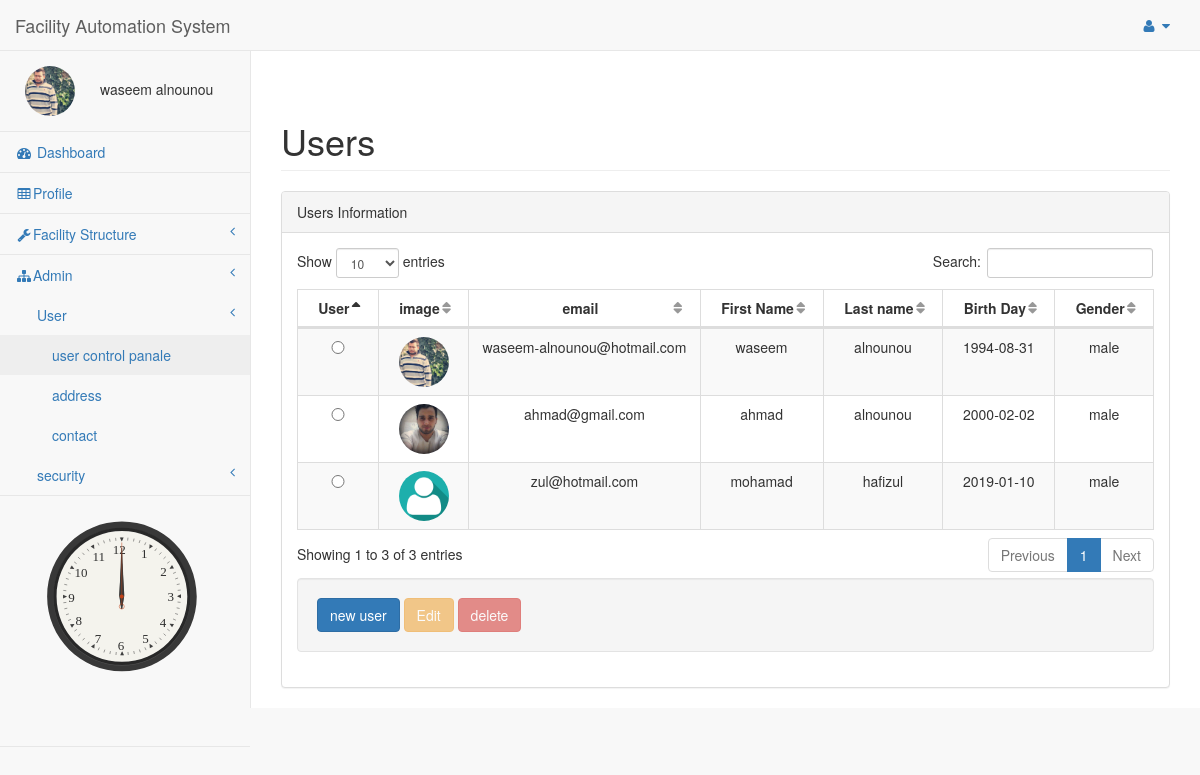
The page /FAS/pages/add_user.php (signed in) on the database its author committed.
### tables this page shows
CREATE TABLE IF NOT EXISTS `user` (
  `Id` int(10) UNSIGNED NOT NULL AUTO_INCREMENT,
  `First_Name` varchar(30) DEFAULT NULL,
  `Last_Name` varchar(30) DEFAULT NULL,
  `password` varchar(30) NOT NULL,
  `email` varchar(50) DEFAULT NULL,
  `Img` varchar(50) DEFAULT NULL,
  `Birthday` date DEFAULT NULL,
  `Gender` int(11) DEFAULT NULL,
  PRIMARY KEY (`Id`)
);

### FAS/pages/add_user.php (the view, shortened to what this page needs)
<?php
try{
include("config.php");
 $UID=$_SESSION['user_Id'];
 $dbdlt=FALSE;$dbupd=FALSE;$dbins=FALSE;$dbdis=FALSE;
     if($UID==NULL){
      Redirect('login.php', false);
   }else{
      $sql = "SELECT * FROM user WHERE Id ='$UID'";
      $result = mysqli_query($db,$sql);
      $row = mysqli_fetch_array($result,MYSQLI_ASSOC);
      $count = mysqli_num_rows($result);
      if($count == 1) {
         $user_name = $row["First_Name"]. " " .$row["Last_Name"];
         $user_Img=$row["Img"];
      }else{
        Redirect('login.php', false);
      }
   }
    function  filltable($db){
    if (!$db) {
    die("Connection failed: " . mysqli_connect_error());
}
else
{
 $sql = "SELECT * FROM user";
 $result = mysqli_query($db, $sql);
 $count = mysqli_num_rows($result);
    if ($count > 0) {
    while($row = mysqli_fetch_assoc($result)) {
    if($row["Gender"]==1){$g='male';}else{$g='female';}
    if($row['Img']==""){$img="/FAS/img/user/user.jpg";}else{$img=$row['Img'];}
        echo "<tr id='".$row["Id"]."' ><td>" . "<input type='radio'  class='btn btn-warning btn-lg btn-block' name='selectedrow' " . "value='".$row["Id"]."'/>". "</td><td>"."<img src='" .$img."' alt='user img' width='50' height='50' >". "</td><td data-value='email' >". $row["email"]. "</td><td data-value='fn' >".  $row["First_Name"]. "</td><td data-value='ln'>" . $row["Last_Name"]. "</td><td data-value='birthday'>" .  $row["Birthday"]. "</td><td data-value='gender'>". $g."</td></tr>";
    }
  }
else
{
    echo "0 results";
    }
  }
}
}
catch (Exception $e) {
    echo 'Caught exception: ',  $e->getMessage(), "\n";
}
?>
<!DOCTYPE html>
<html lang="en">
<head>
    <link href="../vendor/bootstrap/css/bootstrap.min.css" rel="stylesheet">
    <link href="../vendor/metisMenu/metisMenu.min.css" rel="stylesheet">
    <link href="../vendor/datatables-plugins/dataTables.bootstrap.css" rel="stylesheet">
    <link href="../vendor/datatables-responsive/dataTables.responsive.css" rel="stylesheet">
    <link href="../dist/css/sb-admin-2.css" rel="stylesheet">
    <link href="../vendor/font-awesome/css/font-awesome.min.css" rel="stylesheet" type="text/css">
</head>
<body>
    <div id="wrapper">
        <nav class="navbar navbar-default navbar-static-top" role="navigation" style="margin-bottom: 0">
            <div class="navbar-header">
  <a class="navbar-brand" href="index.php">Facility Automation System</a>
            </div>
            <ul class="nav navbar-top-links navbar-right">
                <li class="dropdown">
                    <a class="dropdown-toggle" data-toggle="dropdown" href="#">
                        <i class="fa fa-user fa-fw"></i> <i class="fa fa-caret-down"></i>
                    </a>
                </li>
            </ul>
            <div class="navbar-default sidebar" role="navigation">
                <div class="sidebar-nav navbar-collapse">
                    <ul class="nav" id="side-menu">
                        <li class="sidebar-search">
                              <div class="row" style="">
<?php
if($user_Img<>''){
    echo  "<img class='userimg' src="."$user_Img". " alt='user image' height='50' width='50' >";
}else
{
    echo  '<img  src="\FAS\img\user\user.jpg" class="userimg"  alt="user image" height="50 width="50" />';
    }
     echo $user_name;
?>
                         </div>
                        </li>
                        <li>
                            <a href="index.php"><i class="fa fa-dashboard fa-fw"></i> Dashboard</a>
                        </li>
                        <li>
                            <a href="userprofile.php"><i class="fa fa-table fa-fw"></i>Profile</a>
                        </li>
                        <li>
                            <a href="#"><i class="fa fa-wrench fa-fw"></i>Facility Structure<span class="fa arrow"></span></a>
                        </li>
                        <li>
                            <a href="#"><i class="fa fa-sitemap fa-fw"></i>Admin<span class="fa arrow"></span></a>
                            <ul class="nav nav-second-level">
                              <li>
                                    <a href="#">User <span class="fa arrow"></span></a>
                                    <ul class="nav nav-third-level">
                                        <li>
                                            <a href="add_user.php">user control panale</a>
                                        </li>
                                        <li>
                                            <a href="address.php">address</a>
                                        </li>
                                        <li>
                                            <a href="contact.php">contact</a>
                                        </li>
                                    </ul>
                                </li>
                                <li>
                                    <a href="#">security<span class="fa arrow"></span></a>
                                </li>
                            </ul>
                        </li>
                                                  <li>
<svg version="1.1" id="clock" xmlns="http://www.w3.org/2000/svg" xmlns:xlink="http://www.w3.org/1999/xlink" x="0px" y="0px"
	 width="150px" height="150px" viewBox="50 50 400 500"
	 xml:space="preserve">
<g id="markings">
	<text transform="matrix(1 0 0 1 282 174.4307)" fill="#303030" font-family="'Futura-Medium'" font-size="26">1</text>
	<text transform="matrix(1 0 0 1 320.6987 209.9229)" fill="#303030" font-family="'Futura-Medium'" font-size="26">2</text>
	<text transform="matrix(1 0 0 1 335.0396 260.3213)" fill="#303030" font-family="'Futura-Medium'" font-size="26">3</text>
	<text transform="matrix(1 0 0 1 319.6987 311.6914)" fill="#303030" font-family="'Futura-Medium'" font-size="26">4</text>
	<text transform="matrix(1 0 0 1 284.5 344.7695)" fill="#303030" font-family="'Futura-Medium'" font-size="26">5</text>
	<text transform="matrix(1 0 0 1 235.5522 357.5293)" fill="#303030" font-family="'Futura-Medium'" font-size="26">6</text>
	<text transform="matrix(1 0 0 1 189.3726 343.7695)" fill="#303030" font-family="'Futura-Medium'" font-size="26">7</text>
	<text transform="matrix(1 0 0 1 151.0664 308.9883)" fill="#303030" font-family="'Futura-Medium'" font-size="26">8</text>
	<text transform="matrix(1 0 0 1 136.3916 262.6992)" fill="#303030" font-family="'Futura-Medium'" font-size="26">9</text>
	<text transform="matrix(1 0 0 1 149.0664 212.9229)" fill="#303030" font-family="'Futura-Medium'" font-size="26">10</text>
	<text transform="matrix(1 0 0 1 184.9673 179.9668)" fill="#303030" font-family="'Futura-Medium'" font-size="26">11</text>
	<text transform="matrix(1 0 0 1 225.7227 165.9639)" fill="#303030" font-family="'Futura-Medium'" font-size="26">12</text>
</g>
</svg>
                        </li>
                    </ul>
                </div>
            </div>
        </nav>
        <div id="page-wrapper">
            <form  method="post">
            <div class="row">
                 <div class="panel-body">
                        </div>
                <div class="col-lg-12">
                    <h1 class="page-header">Users</h1>
                </div>
            </div>
            <div class="row">
                <div class="col-lg-12">
                    <div class="panel panel-default">
                        <div class="panel-heading">
                            Users Information
                        </div>
                        <div class="panel-body">
                            <table style="width: 100%" class="table table-striped table-bordered table-hover" id="dataTables-example">
                                <thead>
                                    <tr>
                                        <th>User</th>
                                         <th>image</th>
                                        <th>email</th>
                                        <th>First Name</th>
                                        <th>Last name</th>
                                        <th>Birth Day</th>
                                        <th>Gender</th>
                                    </tr>
                                </thead>
                                <tbody>
  <?php
     if($dbdis==TRUE)
    { filltable($db);}
  ?>
                                </tbody>
                            </table>
                            <div class="well">
                                <?php
                               if($dbins){ echo "<input type='button' id='btnmodel' class='btn btn-primary' value='new user' data-toggle='modal' data-target='#myModal'/>";}
                              if($dbupd){   echo" <input type='button' disabled id='edt' class='btn btn-warning' alt='Edit'  value='Edit'  data-toggle='modal' data-target='#myModal'/>";}
                               if($dbdlt){ echo"  <input type='button' disabled id='dlt' class='btn btn-danger' alt='delete' name='' value='delete'/>";}
                                ?>
                            </div>
                        </div>
                    </div>
                </div>
            </div>
                 </form>
        </div>
    </div>
</body>
</html>

### FAS/pages/add_user.php (style rules this page uses)
svg { width: 250px; height: 250px; display: block; margin: auto; }
img { border-radius: 50%; }
td,th { text-align:center; }
.userimg { border-radius: 50%; margin-top:0px ; margin-bottom:0px; margin-right:25px; margin-left: 25px; border:#808080 soild 2px; }

### rows shown on the page
user: Img (picture), user_name "waseem alnounou", email "waseem-alnounou@hotmail.com", First_Name "waseem", Last_Name "alnounou", Birthday "1994-08-31", Gender "male"
user: Img (picture), email "ahmad@gmail.com", First_Name "ahmad", Last_Name "alnounou", Birthday "2000-02-02", Gender "male"
user: shows a picture, email "zul@hotmail.com", First_Name "mohamad", Last_Name "hafizul", Birthday "2019-01-10", Gender "male"
